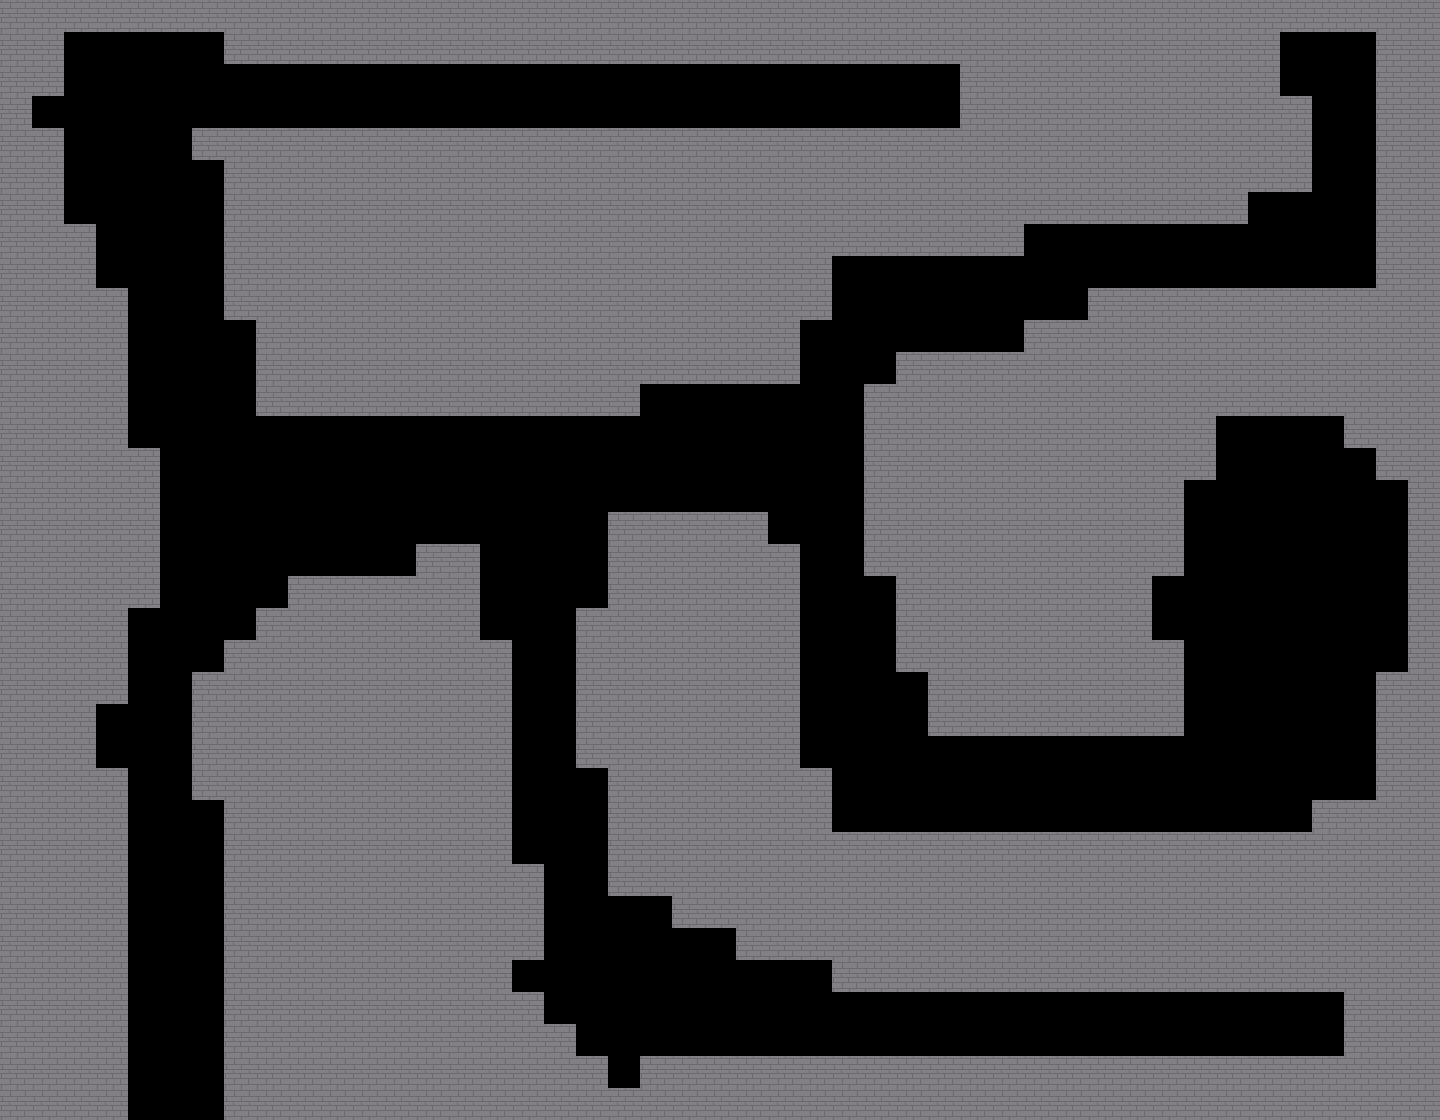

Rendered tile map (Tiled .tmx) drawn with the repository's tilesets; below, a short description and the full map source, tile grids included:
An orthogonal 45x35 tile map with 32x32 px tiles, 1 tile layer (maze) and 1 object (bomb).

<map version="1.4" tiledversion="1.4.2" orientation="orthogonal" renderorder="right-down" width="45" height="35" tilewidth="32" tileheight="32" infinite="0" nextlayerid="3" nextobjectid="2">
 <editorsettings>
  <export target="level3.json" format="json" />
 </editorsettings>
 <tileset firstgid="1" name="bricks" tilewidth="32" tileheight="32" tilecount="1" columns="1">
  <image source="bricks.png" width="32" height="32" />
 </tileset>
 <layer id="1" name="maze" width="45" height="35">
  <data encoding="csv">
1,1,1,1,1,1,1,1,1,1,1,1,1,1,1,1,1,1,1,1,1,1,1,1,1,1,1,1,1,1,1,1,1,1,1,1,1,1,1,1,1,1,1,1,1,
1,1,0,0,0,0,0,1,1,1,1,1,1,1,1,1,1,1,1,1,1,1,1,1,1,1,1,1,1,1,1,1,1,1,1,1,1,1,1,1,0,0,0,1,1,
1,1,0,0,0,0,0,0,0,0,0,0,0,0,0,0,0,0,0,0,0,0,0,0,0,0,0,0,0,0,1,1,1,1,1,1,1,1,1,1,0,0,0,1,1,
1,0,0,0,0,0,0,0,0,0,0,0,0,0,0,0,0,0,0,0,0,0,0,0,0,0,0,0,0,0,1,1,1,1,1,1,1,1,1,1,1,0,0,1,1,
1,1,0,0,0,0,1,1,1,1,1,1,1,1,1,1,1,1,1,1,1,1,1,1,1,1,1,1,1,1,1,1,1,1,1,1,1,1,1,1,1,0,0,1,1,
1,1,0,0,0,0,0,1,1,1,1,1,1,1,1,1,1,1,1,1,1,1,1,1,1,1,1,1,1,1,1,1,1,1,1,1,1,1,1,1,1,0,0,1,1,
1,1,0,0,0,0,0,1,1,1,1,1,1,1,1,1,1,1,1,1,1,1,1,1,1,1,1,1,1,1,1,1,1,1,1,1,1,1,1,0,0,0,0,1,1,
1,1,1,0,0,0,0,1,1,1,1,1,1,1,1,1,1,1,1,1,1,1,1,1,1,1,1,1,1,1,1,1,0,0,0,0,0,0,0,0,0,0,0,1,1,
1,1,1,0,0,0,0,1,1,1,1,1,1,1,1,1,1,1,1,1,1,1,1,1,1,1,0,0,0,0,0,0,0,0,0,0,0,0,0,0,0,0,0,1,1,
1,1,1,1,0,0,0,1,1,1,1,1,1,1,1,1,1,1,1,1,1,1,1,1,1,1,0,0,0,0,0,0,0,0,1,1,1,1,1,1,1,1,1,1,1,
1,1,1,1,0,0,0,0,1,1,1,1,1,1,1,1,1,1,1,1,1,1,1,1,1,0,0,0,0,0,0,0,1,1,1,1,1,1,1,1,1,1,1,1,1,
1,1,1,1,0,0,0,0,1,1,1,1,1,1,1,1,1,1,1,1,1,1,1,1,1,0,0,0,1,1,1,1,1,1,1,1,1,1,1,1,1,1,1,1,1,
1,1,1,1,0,0,0,0,1,1,1,1,1,1,1,1,1,1,1,1,0,0,0,0,0,0,0,1,1,1,1,1,1,1,1,1,1,1,1,1,1,1,1,1,1,
1,1,1,1,0,0,0,0,0,0,0,0,0,0,0,0,0,0,0,0,0,0,0,0,0,0,0,1,1,1,1,1,1,1,1,1,1,1,0,0,0,0,1,1,1,
1,1,1,1,1,0,0,0,0,0,0,0,0,0,0,0,0,0,0,0,0,0,0,0,0,0,0,1,1,1,1,1,1,1,1,1,1,1,0,0,0,0,0,1,1,
1,1,1,1,1,0,0,0,0,0,0,0,0,0,0,0,0,0,0,0,0,0,0,0,0,0,0,1,1,1,1,1,1,1,1,1,1,0,0,0,0,0,0,0,1,
1,1,1,1,1,0,0,0,0,0,0,0,0,0,0,0,0,0,0,1,1,1,1,1,0,0,0,1,1,1,1,1,1,1,1,1,1,0,0,0,0,0,0,0,1,
1,1,1,1,1,0,0,0,0,0,0,0,0,1,1,0,0,0,0,1,1,1,1,1,1,0,0,1,1,1,1,1,1,1,1,1,1,0,0,0,0,0,0,0,1,
1,1,1,1,1,0,0,0,0,1,1,1,1,1,1,0,0,0,0,1,1,1,1,1,1,0,0,0,1,1,1,1,1,1,1,1,0,0,0,0,0,0,0,0,1,
1,1,1,1,0,0,0,0,1,1,1,1,1,1,1,0,0,0,1,1,1,1,1,1,1,0,0,0,1,1,1,1,1,1,1,1,0,0,0,0,0,0,0,0,1,
1,1,1,1,0,0,0,1,1,1,1,1,1,1,1,1,0,0,1,1,1,1,1,1,1,0,0,0,1,1,1,1,1,1,1,1,1,0,0,0,0,0,0,0,1,
1,1,1,1,0,0,1,1,1,1,1,1,1,1,1,1,0,0,1,1,1,1,1,1,1,0,0,0,0,1,1,1,1,1,1,1,1,0,0,0,0,0,0,1,1,
1,1,1,0,0,0,1,1,1,1,1,1,1,1,1,1,0,0,1,1,1,1,1,1,1,0,0,0,0,1,1,1,1,1,1,1,1,0,0,0,0,0,0,1,1,
1,1,1,0,0,0,1,1,1,1,1,1,1,1,1,1,0,0,1,1,1,1,1,1,1,0,0,0,0,0,0,0,0,0,0,0,0,0,0,0,0,0,0,1,1,
1,1,1,1,0,0,1,1,1,1,1,1,1,1,1,1,0,0,0,1,1,1,1,1,1,1,0,0,0,0,0,0,0,0,0,0,0,0,0,0,0,0,0,1,1,
1,1,1,1,0,0,0,1,1,1,1,1,1,1,1,1,0,0,0,1,1,1,1,1,1,1,0,0,0,0,0,0,0,0,0,0,0,0,0,0,0,1,1,1,1,
1,1,1,1,0,0,0,1,1,1,1,1,1,1,1,1,0,0,0,1,1,1,1,1,1,1,1,1,1,1,1,1,1,1,1,1,1,1,1,1,1,1,1,1,1,
1,1,1,1,0,0,0,1,1,1,1,1,1,1,1,1,1,0,0,1,1,1,1,1,1,1,1,1,1,1,1,1,1,1,1,1,1,1,1,1,1,1,1,1,1,
1,1,1,1,0,0,0,1,1,1,1,1,1,1,1,1,1,0,0,0,0,1,1,1,1,1,1,1,1,1,1,1,1,1,1,1,1,1,1,1,1,1,1,1,1,
1,1,1,1,0,0,0,1,1,1,1,1,1,1,1,1,1,0,0,0,0,0,0,1,1,1,1,1,1,1,1,1,1,1,1,1,1,1,1,1,1,1,1,1,1,
1,1,1,1,0,0,0,1,1,1,1,1,1,1,1,1,0,0,0,0,0,0,0,0,0,0,1,1,1,1,1,1,1,1,1,1,1,1,1,1,1,1,1,1,1,
1,1,1,1,0,0,0,1,1,1,1,1,1,1,1,1,1,0,0,0,0,0,0,0,0,0,0,0,0,0,0,0,0,0,0,0,0,0,0,0,0,0,1,1,1,
1,1,1,1,0,0,0,1,1,1,1,1,1,1,1,1,1,1,0,0,0,0,0,0,0,0,0,0,0,0,0,0,0,0,0,0,0,0,0,0,0,0,1,1,1,
1,1,1,1,0,0,0,1,1,1,1,1,1,1,1,1,1,1,1,0,1,1,1,1,1,1,1,1,1,1,1,1,1,1,1,1,1,1,1,1,1,1,1,1,1,
1,1,1,1,0,0,0,1,1,1,1,1,1,1,1,1,1,1,1,1,1,1,1,1,1,1,1,1,1,1,1,1,1,1,1,1,1,1,1,1,1,1,1,1,1
</data>
 </layer>
 <objectgroup id="2" name="spawn">
  <object id="1" name="bomb" x="1302" y="550.667">
   <point />
  </object>
 </objectgroup>
</map>
